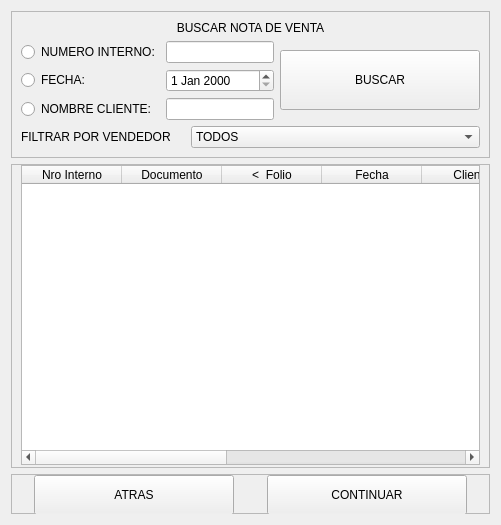
            <widget class="QWidget" name="buscar_venta">
             <layout class="QVBoxLayout" name="verticalLayout_7">
              <item>
               <widget class="QFrame" name="arriba_3">
                <property name="minimumSize">
                 <size>
                  <width>0</width>
                  <height>120</height>
                 </size>
                </property>
                <property name="maximumSize">
                 <size>
                  <width>16777215</width>
                  <height>99999</height>
                 </size>
                </property>
                <property name="styleSheet">
                 <string notr="true">font: 9pt &quot;Times New Roman&quot;;</string>
                </property>
                <property name="frameShape">
                 <enum>QFrame::StyledPanel</enum>
                </property>
                <property name="frameShadow">
                 <enum>QFrame::Raised</enum>
                </property>
                <layout class="QVBoxLayout" name="verticalLayout_11">
                 <item>
                  <widget class="QLabel" name="label_9">
                   <property name="text">
                    <string>BUSCAR NOTA DE VENTA</string>
                   </property>
                   <property name="alignment">
                    <set>Qt::AlignCenter</set>
                   </property>
                  </widget>
                 </item>
                 <item>
                  <layout class="QHBoxLayout" name="horizontalLayout_11">
                   <item>
                    <layout class="QGridLayout" name="gridLayout_2">
                     <item row="1" column="1">
                      <widget class="QDateEdit" name="dateEdit_1">
                       <property name="maximumSize">
                        <size>
                         <width>150</width>
                         <height>16777215</height>
                        </size>
                       </property>
                      </widget>
                     </item>
                     <item row="2" column="0">
                      <widget class="QRadioButton" name="radio3_1">
                       <property name="maximumSize">
                        <size>
                         <width>165</width>
                         <height>16777215</height>
                        </size>
                       </property>
                       <property name="text">
                        <string>NOMBRE CLIENTE:</string>
                       </property>
                      </widget>
                     </item>
                     <item row="2" column="1">
                      <widget class="QLineEdit" name="txt_cliente_1">
                       <property name="maximumSize">
                        <size>
                         <width>250</width>
                         <height>16777215</height>
                        </size>
                       </property>
                      </widget>
                     </item>
                     <item row="1" column="0">
                      <widget class="QRadioButton" name="radio2_1">
                       <property name="maximumSize">
                        <size>
                         <width>150</width>
                         <height>16777215</height>
                        </size>
                       </property>
                       <property name="text">
                        <string>FECHA:</string>
                       </property>
                      </widget>
                     </item>
                     <item row="0" column="1">
                      <widget class="QLineEdit" name="txt_interno_1">
                       <property name="maximumSize">
                        <size>
                         <width>150</width>
                         <height>16777215</height>
                        </size>
                       </property>
                      </widget>
                     </item>
                     <item row="0" column="0">
                      <widget class="QRadioButton" name="radio1_1">
                       <property name="maximumSize">
                        <size>
                         <width>175</width>
                         <height>16777215</height>
                        </size>
                       </property>
                       <property name="text">
                        <string>NUMERO INTERNO:</string>
                       </property>
                      </widget>
                     </item>
                    </layout>
                   </item>
                   <item>
                    <widget class="QPushButton" name="btn_buscar_1">
                     <property name="minimumSize">
                      <size>
                       <width>200</width>
                       <height>60</height>
                      </size>
                     </property>
                     <property name="maximumSize">
                      <size>
                       <width>250</width>
                       <height>60</height>
                      </size>
                     </property>
                     <property name="text">
                      <string>BUSCAR</string>
                     </property>
                    </widget>
                   </item>
                  </layout>
                 </item>
                 <item>
                  <layout class="QHBoxLayout" name="horizontalLayout_9">
                   <property name="spacing">
                    <number>20</number>
                   </property>
                   <item>
                    <widget class="QLabel" name="label_3">
                     <property name="maximumSize">
                      <size>
                       <width>150</width>
                       <height>16777215</height>
                      </size>
                     </property>
                     <property name="text">
                      <string>FILTRAR POR VENDEDOR:</string>
                     </property>
                    </widget>
                   </item>
                   <item>
                    <widget class="QComboBox" name="comboBox_1">
                     <property name="sizePolicy">
                      <sizepolicy hsizetype="Preferred" vsizetype="Preferred">
                       <horstretch>0</horstretch>
                       <verstretch>0</verstretch>
                      </sizepolicy>
                     </property>
                     <property name="minimumSize">
                      <size>
                       <width>250</width>
                       <height>0</height>
                      </size>
                     </property>
                     <property name="maximumSize">
                      <size>
                       <width>350</width>
                       <height>16777215</height>
                      </size>
                     </property>
                     <item>
                      <property name="text">
                       <string>TODOS</string>
                      </property>
                     </item>
                    </widget>
                   </item>
                  </layout>
                 </item>
                </layout>
               </widget>
              </item>
              <item>
               <widget class="QFrame" name="medio_3">
                <property name="frameShape">
                 <enum>QFrame::StyledPanel</enum>
                </property>
                <property name="frameShadow">
                 <enum>QFrame::Raised</enum>
                </property>
                <layout class="QVBoxLayout" name="verticalLayout_8">
                 <property name="spacing">
                  <number>0</number>
                 </property>
                 <property name="topMargin">
                  <number>0</number>
                 </property>
                 <property name="bottomMargin">
                  <number>2</number>
                 </property>
                 <item>
                  <widget class="QTableWidget" name="tableWidget_1">
                   <property name="sizePolicy">
                    <sizepolicy hsizetype="Expanding" vsizetype="Expanding">
                     <horstretch>0</horstretch>
                     <verstretch>0</verstretch>
                    </sizepolicy>
                   </property>
                   <property name="minimumSize">
                    <size>
                     <width>0</width>
                     <height>300</height>
                    </size>
                   </property>
                   <property name="maximumSize">
                    <size>
                     <width>16777215</width>
                     <height>300</height>
                    </size>
                   </property>
                   <property name="iconSize">
                    <size>
                     <width>50</width>
                     <height>20</height>
                    </size>
                   </property>
                   <property name="columnCount">
                    <number>9</number>
                   </property>
                   <attribute name="horizontalHeaderHighlightSections">
                    <bool>true</bool>
                   </attribute>
                   <column>
                    <property name="text">
                     <string>Nro Interno</string>
                    </property>
                   </column>
                   <column>
                    <property name="text">
                     <string>Documento</string>
                    </property>
                   </column>
                   <column>
                    <property name="text">
                     <string>&lt;  Folio</string>
                    </property>
                   </column>
                   <column>
                    <property name="text">
                     <string>Fecha</string>
                    </property>
                   </column>
                   <column>
                    <property name="text">
                     <string>Cliente</string>
                    </property>
                   </column>
                   <column>
                    <property name="text">
                     <string>Vendedor</string>
                    </property>
                   </column>
                   <column>
                    <property name="text">
                     <string>Total</string>
                    </property>
                   </column>
                   <column>
                    <property name="text">
                     <string>Despacho domicilio</string>
                    </property>
                   </column>
                   <column>
                    <property name="text">
                     <string>Rut</string>
                    </property>
                   </column>
                  </widget>
                 </item>
                </layout>
               </widget>
              </item>
              <item alignment="Qt::AlignBottom">
               <widget class="QFrame" name="abajo_3">
                <property name="maximumSize">
                 <size>
                  <width>16777215</width>
                  <height>40</height>
                 </size>
                </property>
                <property name="frameShape">
                 <enum>QFrame::StyledPanel</enum>
                </property>
                <property name="frameShadow">
                 <enum>QFrame::Raised</enum>
                </property>
                <layout class="QHBoxLayout" name="horizontalLayout_3">
                 <property name="spacing">
                  <number>20</number>
                 </property>
                 <property name="topMargin">
                  <number>0</number>
                 </property>
                 <property name="bottomMargin">
                  <number>0</number>
                 </property>
                 <item>
                  <widget class="QPushButton" name="btn_atras_1">
                   <property name="minimumSize">
                    <size>
                     <width>0</width>
                     <height>40</height>
                    </size>
                   </property>
                   <property name="maximumSize">
                    <size>
                     <width>200</width>
                     <height>40</height>
                    </size>
                   </property>
                   <property name="text">
                    <string>ATRAS</string>
                   </property>
                  </widget>
                 </item>
                 <item>
                  <widget class="QPushButton" name="btn_crear_1">
                   <property name="minimumSize">
                    <size>
                     <width>0</width>
                     <height>40</height>
                    </size>
                   </property>
                   <property name="maximumSize">
                    <size>
                     <width>200</width>
                     <height>40</height>
                    </size>
                   </property>
                   <property name="text">
                    <string>CONTINUAR</string>
                   </property>
                  </widget>
                 </item>
                </layout>
               </widget>
              </item>
             </layout>
            </widget>
